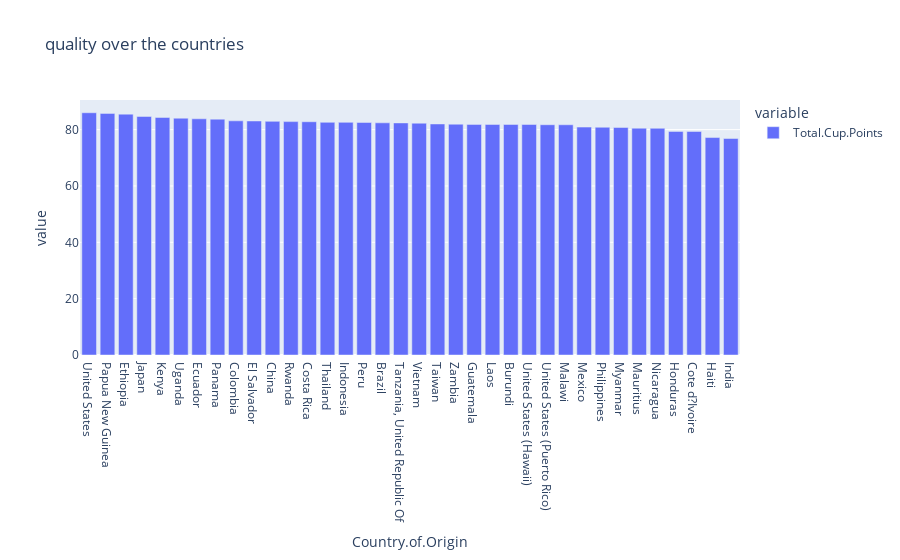

The notebook cell saved with this chart:
### Code cell
mean_country=arabicaCoffee.groupby('Country.of.Origin')['Total.Cup.Points'].mean()
fig = px.bar(mean_country, title="quality over the countries")  
fig.update_layout(barmode='stack', xaxis={'categoryorder':'total descending'})
fig.show()

### Figure 1 — Plotly figure (JSON) as saved in the notebook; plotly's stock layout.template omitted (floating-point values rounded to 4 significant figures)
{"data": [{"alignmentgroup": "True", "hovertemplate": "variable=Total.Cup.Points<br>Country.of.Origin=%{x}<br>value=%{y}<extra></extra>", "legendgroup": "Total.Cup.Points", "marker": {"color": "#636efa", "pattern": {"shape": ""}}, "name": "Total.Cup.Points", "offsetgroup": "Total.Cup.Points", "orientation": "v", "showlegend": true, "textposition": "auto", "type": "bar", "x": ["Brazil", "Burundi", "China", "Colombia", "Costa Rica", "Cote d?Ivoire", "Ecuador", "El Salvador", "Ethiopia", "Guatemala", "Haiti", "Honduras", "India", "Indonesia", "Japan", "Kenya", "Laos", "Malawi", "Mauritius", "Mexico", "Myanmar", "Nicaragua", "Panama", "Papua New Guinea", "Peru", "Philippines", "Rwanda", "Taiwan", "Tanzania, United Republic Of", "Thailand", "Uganda", "United States", "United States (Hawaii)", "United States (Puerto Rico)", "Vietnam", "Zambia"], "xaxis": "x", "y": [82.41, 81.83, 82.93, 83.11, 82.79, 79.33, 83.83, 83.05, 85.48, 81.85, 77.18, 79.36, 76.83, 82.57, 84.67, 84.31, 81.83, 81.71, 80.5, 80.89, 80.75, 80.46, 83.71, 85.75, 82.53, 80.83, 82.83, 82.0, 82.37, 82.57, 84.05, 85.98, 81.82, 81.73, 82.27, 81.92], "yaxis": "y"}], "layout": {"barmode": "stack", "legend": {"title": {"text": "variable"}, "tracegroupgap": 0}, "title": {"text": "quality over the countries"}, "xaxis": {"anchor": "y", "categoryorder": "total descending", "domain": [0, 1], "title": {"text": "Country.of.Origin"}}, "yaxis": {"anchor": "x", "domain": [0, 1], "title": {"text": "value"}}}}
